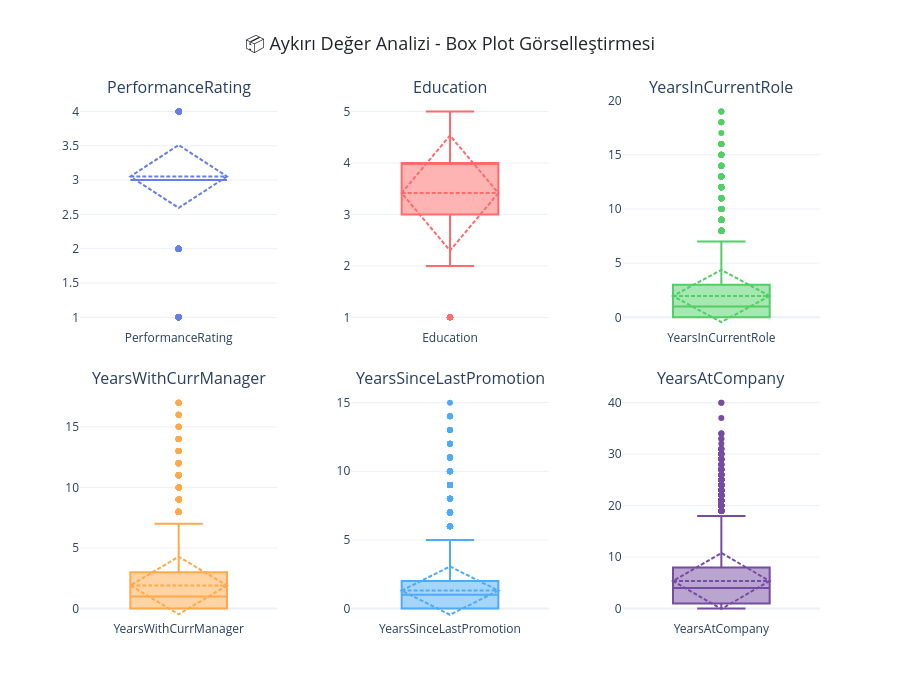

The notebook cell this image was saved under:
### Code cell
# ============================================================
# AYKIRI DEĞER GÖRSELLEŞTİRME - BOX PLOTS
# ============================================================

# En fazla outlier içeren 6 sütunu seç
if len(outlier_df) > 0:
    top_outlier_cols = outlier_df.head(6)['Sütun'].tolist()
    
    # Subplot oluştur (2 satır x 3 sütun)
    fig = make_subplots(
        rows=2, cols=3,
        subplot_titles=top_outlier_cols,
        vertical_spacing=0.12,
        horizontal_spacing=0.1
    )
    
    colors_cycle = [COLORS['primary'], COLORS['danger'], COLORS['success'], 
                   COLORS['warning'], COLORS['info'], COLORS['secondary']]
    
    for idx, col in enumerate(top_outlier_cols):
        row = (idx // 3) + 1
        col_num = (idx % 3) + 1
        
        fig.add_trace(
            go.Box(
                y=df[col],
                name=col,
                marker=dict(color=colors_cycle[idx]),
                boxmean='sd'  # Ortalama çizgisi göster
            ),
            row=row, col=col_num
        )
    
    fig.update_layout(
        title={
            'text': '📦 Aykırı Değer Analizi - Box Plot Görselleştirmesi',
            'x': 0.5,
            'xanchor': 'center',
            'font': {'size': 18, 'color': COLORS['dark']}
        },
        template=PLOTLY_TEMPLATE,
        height=700,
        showlegend=False
    )
    
    save_plotly_png(fig, "adim3_outlier_boxplot_grid")
    fig.show()
    
    print("💡 Box Plot Okuma Rehberi:")
    print("   • Kutu içi: %25-%75 aralığı (IQR)")
    print("   • Çizgi (kutu içi): Medyan değer")
    print("   • Bıyıklar: Min-Max (outlier hariç)")
    print("   • Noktalar: Aykırı değerler (outliers)")
else:
    print("ℹ️  Görselleştirme için yeterli outlier yok")

### Figure 1 — Plotly figure (JSON) as saved in the notebook; plotly's stock layout.template omitted (floating-point values rounded to 4 significant figures; data arrays with more than 128 entries replaced by an {"elided": "..."} marker saying what was removed)
{"data": [{"boxmean": "sd", "marker": {"color": "#667eea"}, "name": "PerformanceRating", "type": "box", "xaxis": "x", "y": {"elided": "14999 int values"}, "yaxis": "y"}, {"boxmean": "sd", "marker": {"color": "#ff6b6b"}, "name": "Education", "type": "box", "xaxis": "x2", "y": {"elided": "14999 int values"}, "yaxis": "y2"}, {"boxmean": "sd", "marker": {"color": "#51cf66"}, "name": "YearsInCurrentRole", "type": "box", "xaxis": "x3", "y": {"elided": "14999 int values"}, "yaxis": "y3"}, {"boxmean": "sd", "marker": {"color": "#ffa94d"}, "name": "YearsWithCurrManager", "type": "box", "xaxis": "x4", "y": {"elided": "14999 int values"}, "yaxis": "y4"}, {"boxmean": "sd", "marker": {"color": "#4dabf7"}, "name": "YearsSinceLastPromotion", "type": "box", "xaxis": "x5", "y": {"elided": "14999 int values"}, "yaxis": "y5"}, {"boxmean": "sd", "marker": {"color": "#764ba2"}, "name": "YearsAtCompany", "type": "box", "xaxis": "x6", "y": {"elided": "14999 int values"}, "yaxis": "y6"}], "layout": {"annotations": [{"font": {"size": 16}, "showarrow": false, "text": "PerformanceRating", "x": 0.1333, "xanchor": "center", "xref": "paper", "y": 1, "yanchor": "bottom", "yref": "paper"}, {"font": {"size": 16}, "showarrow": false, "text": "Education", "x": 0.5, "xanchor": "center", "xref": "paper", "y": 1, "yanchor": "bottom", "yref": "paper"}, {"font": {"size": 16}, "showarrow": false, "text": "YearsInCurrentRole", "x": 0.8667, "xanchor": "center", "xref": "paper", "y": 1, "yanchor": "bottom", "yref": "paper"}, {"font": {"size": 16}, "showarrow": false, "text": "YearsWithCurrManager", "x": 0.1333, "xanchor": "center", "xref": "paper", "y": 0.44, "yanchor": "bottom", "yref": "paper"}, {"font": {"size": 16}, "showarrow": false, "text": "YearsSinceLastPromotion", "x": 0.5, "xanchor": "center", "xref": "paper", "y": 0.44, "yanchor": "bottom", "yref": "paper"}, {"font": {"size": 16}, "showarrow": false, "text": "YearsAtCompany", "x": 0.8667, "xanchor": "center", "xref": "paper", "y": 0.44, "yanchor": "bottom", "yref": "paper"}], "height": 700, "showlegend": false, "title": {"font": {"color": "#212529", "size": 18}, "text": "📦 Aykırı Değer Analizi - Box Plot Görselleştirmesi", "x": 0.5, "xanchor": "center"}, "xaxis": {"anchor": "y", "domain": [0, 0.2667]}, "xaxis2": {"anchor": "y2", "domain": [0.3667, 0.6333]}, "xaxis3": {"anchor": "y3", "domain": [0.7333, 1]}, "xaxis4": {"anchor": "y4", "domain": [0, 0.2667]}, "xaxis5": {"anchor": "y5", "domain": [0.3667, 0.6333]}, "xaxis6": {"anchor": "y6", "domain": [0.7333, 1]}, "yaxis": {"anchor": "x", "domain": [0.56, 1]}, "yaxis2": {"anchor": "x2", "domain": [0.56, 1]}, "yaxis3": {"anchor": "x3", "domain": [0.56, 1]}, "yaxis4": {"anchor": "x4", "domain": [0, 0.44]}, "yaxis5": {"anchor": "x5", "domain": [0, 0.44]}, "yaxis6": {"anchor": "x6", "domain": [0, 0.44]}}}
